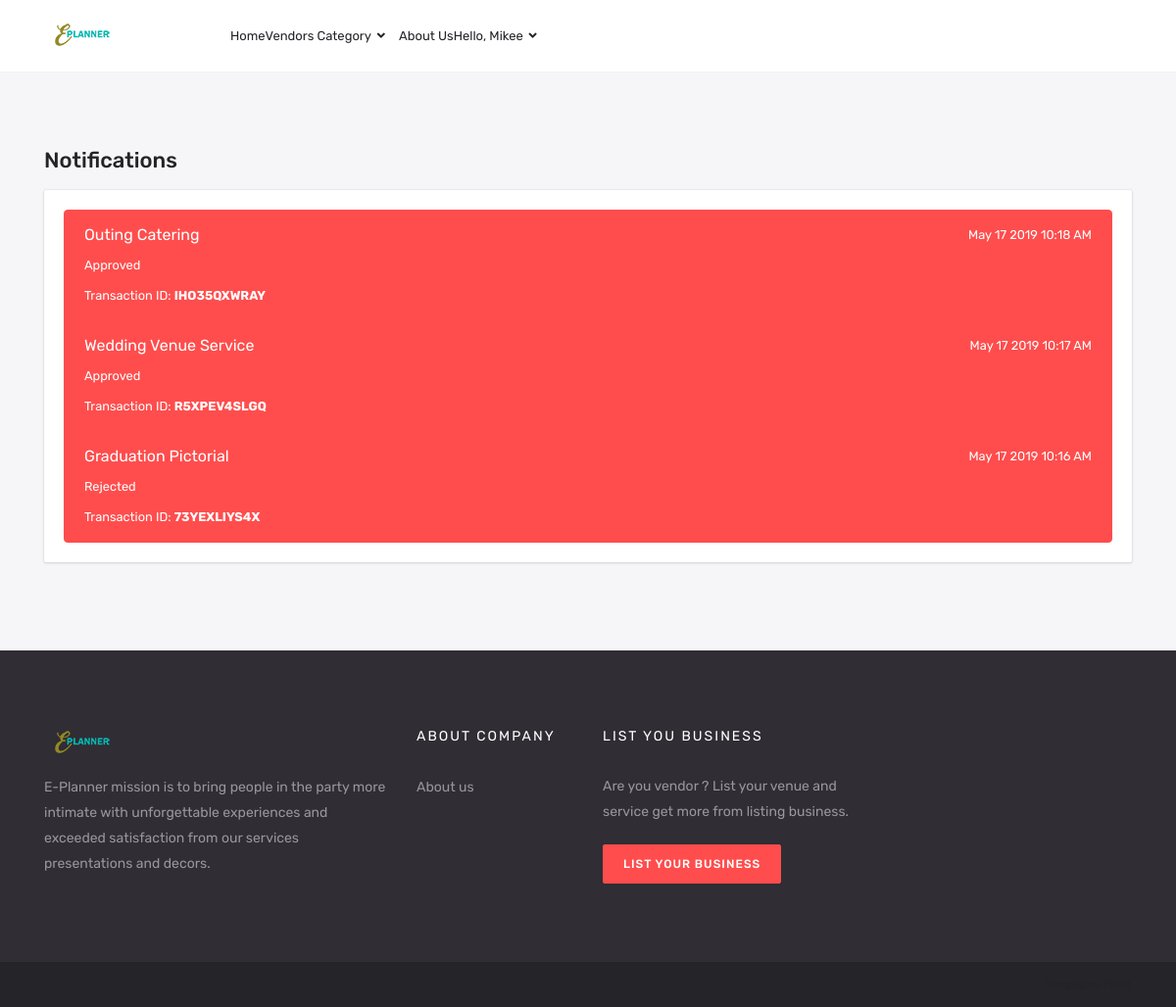
Screenshot of /notifications.php (signed in) with the database file from the repository.
### tables this page shows
CREATE TABLE `tbl_user` (
  `rowID` int(11) NOT NULL,
  `userID` varchar(55) NOT NULL,
  `Fname` varchar(55) NOT NULL,
  `Lname` varchar(55) NOT NULL,
  `Contact` varchar(55) NOT NULL,
  `Email` varchar(55) NOT NULL,
  `Pass` varchar(55) NOT NULL,
  `Address` varchar(55) NOT NULL,
  `imgProfile` varchar(555) NOT NULL,
  `Status` varchar(11) NOT NULL,
  `Reports` varchar(11) NOT NULL
);

CREATE TABLE `tbl_transaction` (
  `rowID` int(11) NOT NULL,
  `TransID` varchar(55) NOT NULL,
  `userID` varchar(55) NOT NULL,
  `vendorID` varchar(55) NOT NULL,
  `prodID` varchar(55) NOT NULL,
  `SchedDays` varchar(555) NOT NULL,
  `TransDate` varchar(55) NOT NULL,
  `TransStatus` varchar(11) NOT NULL
);

CREATE TABLE `tbl_prod` (
  `rowID` int(11) NOT NULL,
  `prodID` varchar(111) NOT NULL,
  `prodOwner` varchar(55) NOT NULL,
  `vendorID` varchar(55) NOT NULL,
  `prodName` varchar(111) NOT NULL,
  `prodUnit` varchar(55) NOT NULL,
  `prodPrice` varchar(55) NOT NULL,
  `prodDesc` varchar(111) NOT NULL,
  `prodLoc` varchar(111) NOT NULL,
  `prodDays` varchar(555) NOT NULL,
  `prodImg` varchar(555) NOT NULL,
  `prodType` varchar(11) NOT NULL,
  `uploadedDate` varchar(111) NOT NULL,
  `prodRatings` varchar(11) NOT NULL
);

### notifications.php (the view, shortened to what this page needs)
<!DOCTYPE html>
<html lang="en">
<head>
    <?php include "include/header.php"; ?>
    <?php include "include/global.php"; ?>
</head>
<body>
    <?php include "include/top-header.php"; ?>
    <div class="content">
        <div class="container" id="top">
            <div class="row">
                <div class="col-xl-12">
                    <div class="row">
                        <div class="col-xl-12 col-lg-12 col-md-12 col-sm-12 col-12">
                            <div class="section-block" id="buttons">
                                <h3 class="section-heading">Notifications</h3>
                            </div>
                            <div class="card">
                                <div class="card-body">
                                    <div class="list-group">
                                        <?php
                                        if(isset($_SESSION['vendorID'])){
                                            $getTrans = $con->prepare("SELECT * FROM tbl_transaction tt JOIN tbl_prod tp ON tt.prodID = tp.prodID WHERE tt.vendorID='$_SESSION[vendorID]' AND tt.TransStatus='1' ORDER BY tt.TransDate DESC");
                                        }else if(isset($_SESSION['userID'])){
                                            $getTrans = $con->prepare("SELECT * FROM tbl_transaction tt JOIN tbl_prod tp ON tt.prodID = tp.prodID WHERE tt.userID='$_SESSION[userID]' AND tt.TransStatus='2' OR tt.TransStatus='3' ORDER BY tt.TransDate DESC");
                                        }
                                        $getTrans->execute() or die(print_r($getTrans->errorInfo(),true));
                                        while ($gt = $getTrans->fetch()) {
                                            ?>
                                            <a href="transactioninfo.php?transID=<?=$gt['TransID']; ?>" class="list-group-item list-group-item-action flex-column align-items-start active">
                                                <div class="d-flex w-100 justify-content-between">
                                                    <h5 class="mb-1 text-white"><?=$gt['prodName']; ?></h5>
                                                    <small><?php echo date("M d Y h:i A",$gt['TransDate']); ?></small>
                                                </div>
                                                <p class="mb-1">
                                                    <small>
                                                        <?php if(isset($_SESSION['vendorID'])){
                                                            echo "Requesting for Approval";
                                                        }else if(isset($_SESSION['userID'])){
                                                            if($gt['TransStatus']==3){
                                                                echo "Rejected";
                                                            }else{
                                                                echo "Approved";
                                                            }
                                                        }
                                                        ?>
                                                    </small></p>
                                                    <small>Transaction ID: <b><?=$gt['TransID']; ?></b></small>
                                                </a>
                                            <?php } ?>
                                        </div>
                                    </div>
                                </div>
                            </div>
                        </div>
                    </div>
                </div>
            </div>
        </div>
        <?php include "include/footer.php"; ?>
    </body>
    </html>

### include/top-header.php (shortened to what this page needs)
<div class="header">
    <div class="container">
        <div class="row">
            <div class="col-xl-2 col-lg-2 col-md-12 col-sm-12 col-12">
                <div class="header-logo">
                    <a href="index.php"><img src="images/logos/unnamed.png" ></a>
                </div>
            </div>
            <div class="col-xl-7 col-lg-7 col-md-12 col-sm-12 col-12">
               <div id="navigation" class="">
                <ul>
                    <li><a href="index.php" title="Home">Home</a></li>
                    <li><a href="#">Vendors Category</a>
                    </li>
                    <li><a href="about.php">About Us</a></li>
                    <?php if(isset($_SESSION['userID'])){
                        $getInfo = $con->prepare("SELECT * FROM tbl_user WHERE userID = '$_SESSION[userID]' ");
                        $getInfo->execute();
                        $gi =$getInfo->fetch();
                        ?>
                        <li><a href="#" >Hello, <?=ucfirst($gi['Fname']); ?></a>
                        </li>
                    <?php } ?>
                </ul>
            </div>
        </div>
        <div class="col-xl-3 col-lg-3 text-right col-md-4  d-none d-xl-block d-lg-block">
            <div class="header-btn">
            </div>
        </div>
    </div>
</div>
</div>

### rows the page displays
tbl_user: Fname "Mikee"
tbl_transaction: tbl_prod.prodName "Outing Catering", TransDate "May 17 2019 10:18 AM", TransStatus "Approved", TransID "IHO35QXWRAY"
tbl_transaction: tbl_prod.prodName "Wedding Venue Service", TransDate "May 17 2019 10:17 AM", TransStatus "Approved", TransID "R5XPEV4SLGQ"
tbl_transaction: tbl_prod.prodName "Graduation Pictorial", TransDate "May 17 2019 10:16 AM", TransStatus "Rejected", TransID "73YEXLIYS4X"
